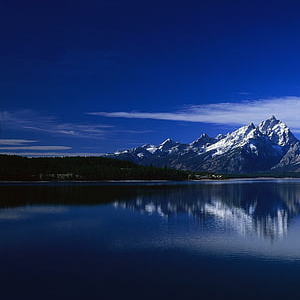
#> input picture input_part2/0.jpg, 300 x 300 px; its folder holds 4 pictures in this run
$ python part2.py
#> lines starting #> are read from the running program, lines starting #| are printed output that depends on the picture; after the words box and inside, x2 and y2 are one past the last pixel; in counts of white or black regions, pixels touching at a corner belong together
import os
import cv2
import numpy as np

def detect_features(image):
    # Detect keypoints and descriptors using SIFT
    sift = cv2.SIFT_create()
    keypoints, descriptors = sift.detectAndCompute(image, None)
    keypoints = np.float32([kp.pt for kp in keypoints])
    return keypoints, descriptors

def match_features(kpA, kpB, descA, descB, ratio=0.75, reproj_thresh=4.0):
    # Match features using BFMatcher and Lowe's ratio test
    matcher = cv2.BFMatcher()
    raw_matches = matcher.knnMatch(descA, descB, 2)
    good_matches = [(m[0].trainIdx, m[0].queryIdx) for m in raw_matches
                    if len(m) == 2 and m[0].distance < m[1].distance * ratio]

    if len(good_matches) > 4:
        # Find homography using RANSAC
        ptsA = np.float32([kpA[i] for (_, i) in good_matches])
        ptsB = np.float32([kpB[i] for (i, _) in good_matches])
        H, status = cv2.findHomography(ptsA, ptsB, cv2.RANSAC, reproj_thresh)
        return good_matches, H, status

    return None

def draw_matches(imageA, imageB, kpA, kpB, matches, status, max_lines=100):
    # Draw matching lines between images
    hA, wA = imageA.shape[:2]
    hB, wB = imageB.shape[:2]
    result = np.zeros((max(hA, hB), wA + wB, 3), dtype="uint8")
    result[:hA, :wA] = imageA
    result[:hB, wA:] = imageB

    line_count = 0
    for ((train_idx, query_idx), s) in zip(matches, status):
        if s and line_count < max_lines:
            ptA = (int(kpA[query_idx][0]), int(kpA[query_idx][1]))
            ptB = (int(kpB[train_idx][0]) + wA, int(kpB[train_idx][1]))
            cv2.line(result, ptA, ptB, (0, 0, 255), 1)
            line_count += 1

    return result

def crop_image(image):
    # Remove black borders from the stitched image
    gray = cv2.cvtColor(image, cv2.COLOR_BGR2GRAY)
    _, thresh = cv2.threshold(gray, 0, 255, cv2.THRESH_BINARY)
    contours, _ = cv2.findContours(thresh, cv2.RETR_EXTERNAL, cv2.CHAIN_APPROX_SIMPLE)

    if contours:
        x, y, w, h = cv2.boundingRect(contours[0])
        return image[y:y + h - 1, x:x + w - 1]

    return image

def resize_image(image, width):
    # Resize image while maintaining aspect ratio
    h, w = image.shape[:2]
    new_height = int((width / float(w)) * h)
    return cv2.resize(image, (width, new_height), interpolation=cv2.INTER_AREA)

def stitch_images(image1, image2, visualize=False):
    # Stitch two images using feature matching and homography
    kpA, descA = detect_features(image2)
    kpB, descB = detect_features(image1)

    match_result = match_features(kpA, kpB, descA, descB)
    if not match_result:
        print("Not enough keypoints matched.")
        return None

    matches, H, status = match_result
    stitched = cv2.warpPerspective(image2, H, (image2.shape[1] + image1.shape[1], image2.shape[0]))
    stitched[0:image1.shape[0], 0:image1.shape[1]] = image1
    stitched = crop_image(stitched)

    if visualize:
        match_viz = draw_matches(image2, image1, kpA, kpB, matches, status)
        return stitched, match_viz

    return stitched

def process_folder(input_folder, output_folder):
    # Process images in a folder and stitch them sequentially
#> called with input_folder = 'input_part2', output_folder = 'output_part2'
    image_paths = sorted(
        [os.path.join(input_folder, f) for f in os.listdir(input_folder)],
        key=lambda x: int(os.path.splitext(os.path.basename(x))[0])
    )

    if len(image_paths) < 2:
        print("Need at least two images to stitch.")
        return

    base_image = resize_image(cv2.imread(image_paths[0]), width=600)
#> in resize_image, `h, w = image.shape[:2]`: h = 300
#> in resize_image, `new_height = int((width / float(w)) * h)`: new_height = 600
    os.makedirs(output_folder, exist_ok=True)

    for i in range(1, len(image_paths)):
        next_image = resize_image(cv2.imread(image_paths[i]), width=600)
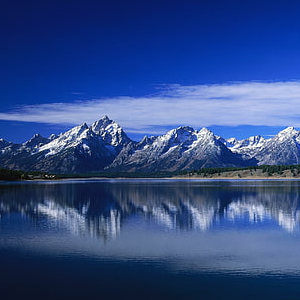
#> input picture input_part2/1.jpg, 300 x 300 px
        result = stitch_images(base_image, next_image, visualize=True)
#> in detect_features, `keypoints, descriptors = sift.detectAndCompute(image, None)`: keypoints = 1013 keypoints; strongest (x, y, size): (450, 287, 2.8), (207, 270, 2.9), (395, 264, 2.8), (169, 292, 5.3)
#> in detect_features, `keypoints = np.float32([kp.pt for kp in keypoints])`: keypoints = 1013 pairs, first value 3.96 to 596.1, second value 160 to 547.3
#> in stitch_images, `kpA, descA = detect_features(image2)`: kpA has the same summary as keypoints in detect_features
#> in detect_features (call 2), `keypoints, descriptors = sift.detectAndCompute(image, None)`: keypoints = 512 keypoints; strongest (x, y, size): (541, 270, 2.9), (252, 303, 2.6), (322, 294, 2.7), (503, 292, 5.3)
#> in stitch_images, `kpB, descB = detect_features(image1)`: kpB = 512 pairs, first value 10.81 to 595.5, second value 210.5 to 472.9
#> in match_features, `raw_matches = matcher.knnMatch(descA, descB, 2)`: raw_matches = 1013 matches
#> in match_features, `good_matches = [(m[0].trainIdx, m[0].queryIdx) for m in raw_matches if..`: good_matches = 384 pairs, first value 31 to 510, second value 0 to 615
#> in match_features, `ptsA = np.float32([kpA[i] for (_, i) in good_matches])`: ptsA = 384 pairs, first value 3.96 to 387.6, second value 168.8 to 473
#> in match_features, `ptsB = np.float32([kpB[i] for (i, _) in good_matches])`: ptsB = 384 pairs, first value 115.4 to 595.5, second value 210.8 to 472.9
#> in match_features, `H, status = cv2.findHomography(ptsA, ptsB, cv2.RANSAC, reproj_thresh)`: H = [[1, -7.99e-06, 334], [0.000185, 1, -0.0696], [5.8e-07, 1.58e-07, 1]]; status = 384 values, max 1 at index 0, min 0 at index 382, mean 0.995
#> in stitch_images, `matches, H, status = match_result`: matches has the same summary as good_matches in match_features
#> in stitch_images, `stitched[0:image1.shape[0], 0:image1.shape[1]] = image1`:
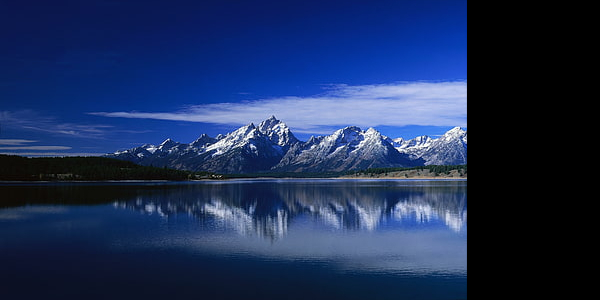
#> stitched: shape (600, 1200, 3) (shown at 1/2 size); mean of channels 0, 1, 2 88.5, 47.4, 29.1; drawn as B, G, R
#> in crop_image, `gray = cv2.cvtColor(image, cv2.COLOR_BGR2GRAY)`:
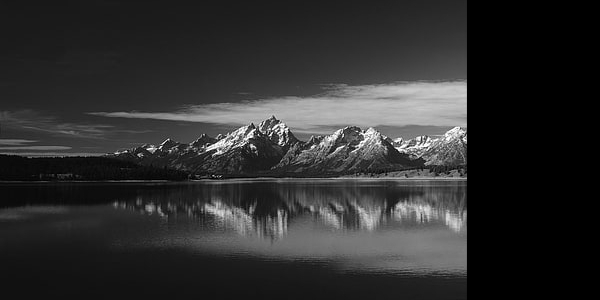
#> gray: shape (600, 1200) (shown at 1/2 size); min 0, max 255, mean 46.6
#> in crop_image, `_, thresh = cv2.threshold(gray, 0, 255, cv2.THRESH_BINARY)`:
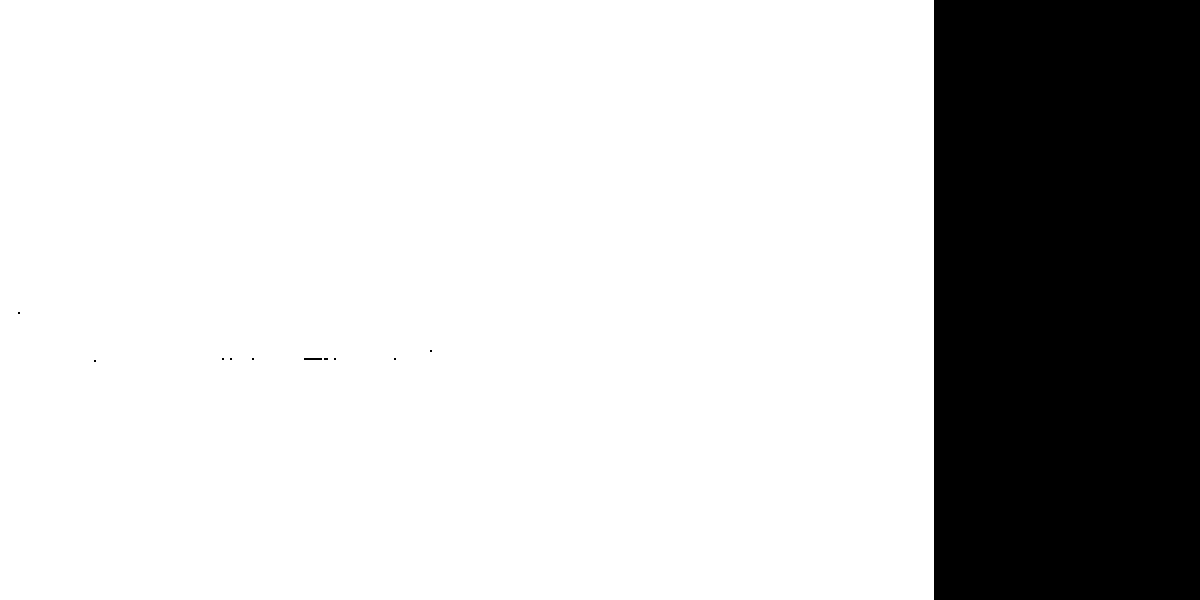
#> thresh: shape (600, 1200); 77.8% white; 11 black regions (9 under 20 px), largest, box (x1, y1, x2, y2) and area: (934, 0, 1200, 600) 159600, (304, 358, 322, 360) 36
#> in crop_image, `contours, _ = cv2.findContours(thresh, cv2.RETR_EXTERNAL, cv2.CHAIN_AP..`: contours = [[[0, 0], [0, 599], [933, 599], [933, 0]]]
#> in crop_image, `x, y, w, h = cv2.boundingRect(contours[0])`: x = 0; w = 934; h = 600
#> in crop_image, `return image[y:y + h - 1, x:x + w - 1]`:
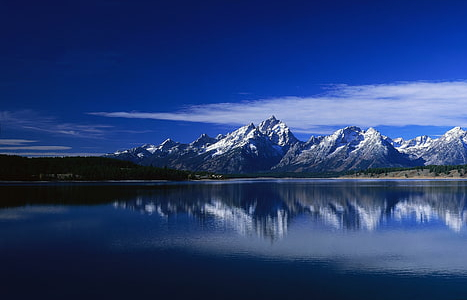
#> returned value: shape (599, 933, 3) (shown at 1/2 size); mean of channels 0, 1, 2 113.9, 60.9, 37.5; drawn as B, G, R
#> in draw_matches, `result[:hB, wA:] = imageB`:
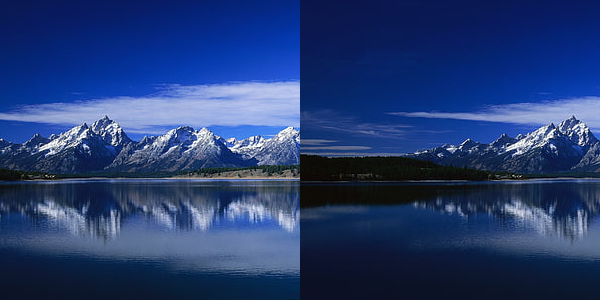
#> result: shape (600, 1200, 3) (shown at 1/2 size); mean of channels 0, 1, 2 113.5, 60.3, 36.8; drawn as B, G, R
#> the loop in draw_matches, `for ((train_idx, query_idx), s) in zip(matches, status):` made 384 passes
#> (train_idx, query_idx, ptA, ptB) on passes 1 to 8: (108, 0, (3, 409), (937, 409)), (109, 1, (10, 331), (944, 331)), (110, 2, (10, 296), (944, 296)), (111, 3, (13, 322), (947, 322)), (112, 4, (16, 417), (950, 417)), (113, 5, (21, 287), (955, 287)), (114, 6, (22, 333), (956, 333)), (118, 7, (29, 293), (963, 293))
#> after the loop in draw_matches, `for ((train_idx, query_idx), s) in zip(matches, status):`:
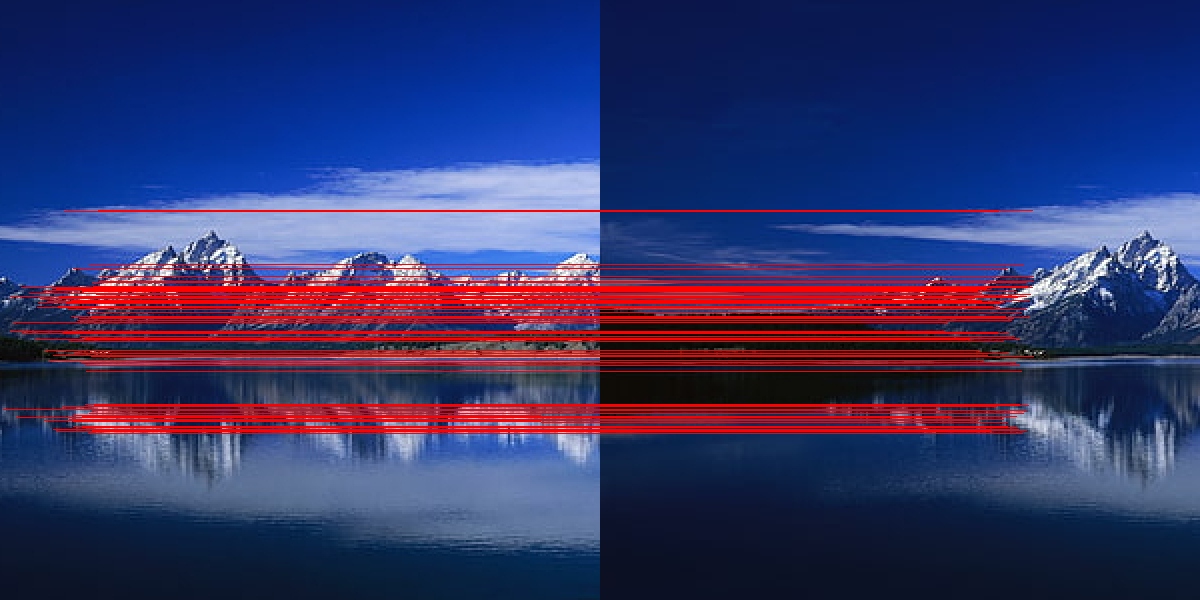
#> result: shape (600, 1200, 3); 8.3% of pixels changed, all inside (x1, y1, x2, y2) = (3, 210, 1034, 434); drawn as B, G, R
#> after the loop in draw_matches, `for ((train_idx, query_idx), s) in zip(matches, status):`: line_count = 100
        if result is None:
            continue
        stitched, match_viz = result
        cv2.imwrite(os.path.join(output_folder, f"match{i}.jpg"), match_viz)
        base_image = stitched
#> pass 2 of the loop in process_folder, `for i in range(1, len(image_paths)):`:
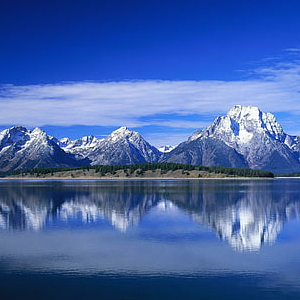
#> input picture input_part2/2.jpg, 300 x 300 px
#> in detect_features (call 3), `keypoints, descriptors = sift.detectAndCompute(image, None)`: keypoints = 1144 keypoints; strongest (x, y, size): (116, 287, 2.8), (61, 264, 2.8), (553, 276, 3), (550, 252, 2.8)
#> in detect_features (call 4), `keypoints, descriptors = sift.detectAndCompute(image, None)`: keypoints = 1145 keypoints; strongest (x, y, size): (784, 287, 2.7), (541, 270, 2.9), (729, 264, 2.8), (252, 303, 2.6)
#> raw_matches = 1144 matches
#> gray: shape (600, 1533)
#> in crop_image (call 2), `_, thresh = cv2.threshold(gray, 0, 255, cv2.THRESH_BINARY)`:
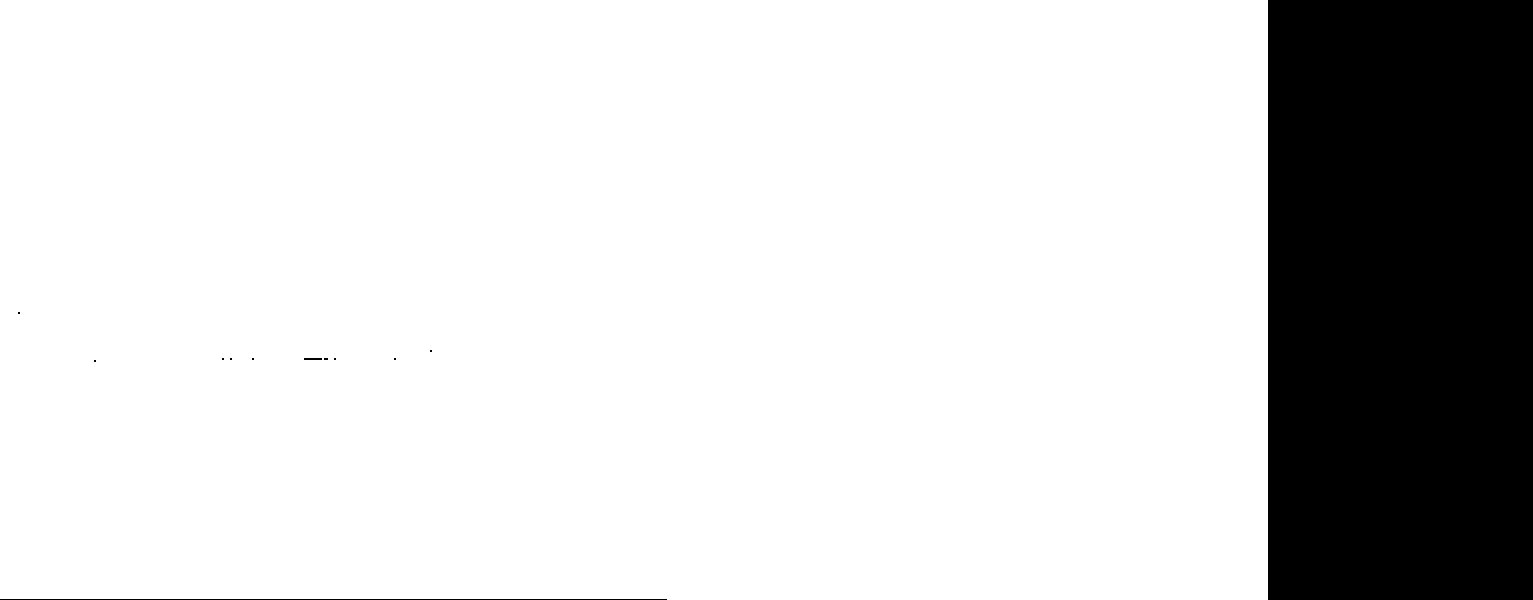
#> thresh: shape (600, 1533); 82.6% white; 12 black regions (9 under 20 px), largest, box (x1, y1, x2, y2) and area: (1268, 0, 1533, 600) 159000, (0, 599, 667, 600) 667, (304, 358, 322, 360) 36
#> contours = 1 item
#> in crop_image (call 2), `x, y, w, h = cv2.boundingRect(contours[0])`: w = 1268
#> the loop in draw_matches (call 2), `for ((train_idx, query_idx), s) in zip(matches, status):` made 434 passes
#> (train_idx, query_idx, ptA, ptB) on passes 1 to 4: (613, 1, (4, 311), (1272, 311)), (620, 6, (7, 418), (1275, 418)), (621, 8, (7, 264), (1275, 264)), (628, 10, (9, 261), (1277, 261))
#> after the loop in draw_matches (call 2), `for ((train_idx, query_idx), s) in zip(matches, status):`:
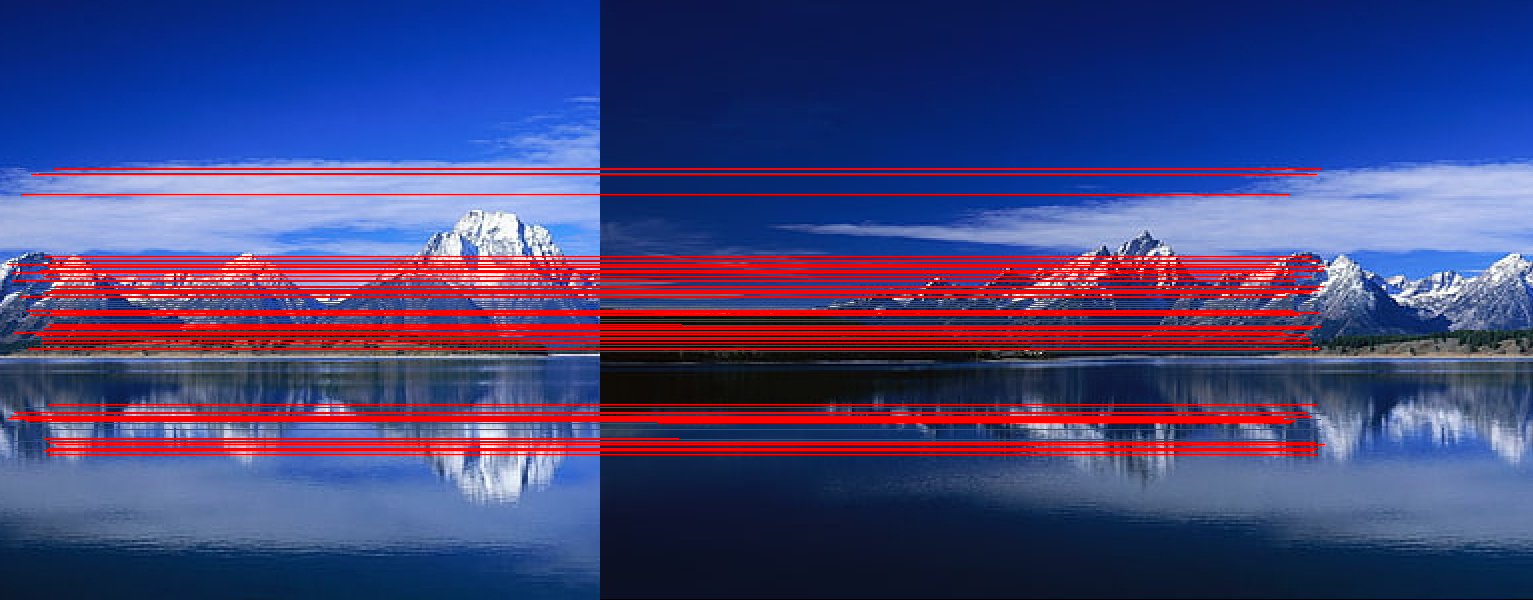
#> result: shape (600, 1533, 3); mean of channels 0, 1, 2 121.2, 67.8, 69; drawn as B, G, R
#> after the loop in draw_matches (call 2), `for ((train_idx, query_idx), s) in zip(matches, status):`: line_count = 100
#> pass 3 of the loop in process_folder, `for i in range(1, len(image_paths)):`:
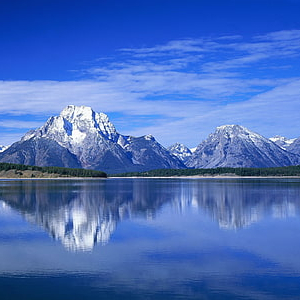
#> input picture input_part2/3.jpg, 300 x 300 px
#> in detect_features (call 5), `keypoints, descriptors = sift.detectAndCompute(image, None)`: keypoints = 961 keypoints; strongest (x, y, size): (219, 276, 3), (216, 252, 2.8), (213, 263, 3.1), (257, 279, 3)
#> in detect_features (call 6), `keypoints, descriptors = sift.detectAndCompute(image, None)`: keypoints = 1889 keypoints; strongest (x, y, size): (784, 287, 2.7), (541, 270, 2.9), (729, 264, 2.8), (252, 303, 2.6)
#> raw_matches = 961 matches
#> gray: shape (600, 1867)
#> in crop_image (call 3), `_, thresh = cv2.threshold(gray, 0, 255, cv2.THRESH_BINARY)`:
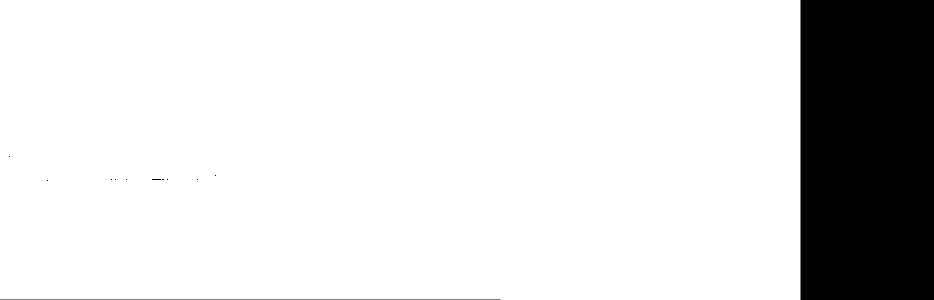
#> thresh: shape (600, 1867) (shown at 1/2 size); 85.7% white; 12 black regions (9 under 20 px), largest, box (x1, y1, x2, y2) and area: (1601, 0, 1867, 600) 159600, (0, 599, 1001, 600) 1001, (304, 358, 322, 360) 36
#> in crop_image (call 3), `x, y, w, h = cv2.boundingRect(contours[0])`: w = 1601
#> the loop in draw_matches (call 3), `for ((train_idx, query_idx), s) in zip(matches, status):` made 395 passes
#> (train_idx, query_idx, ptA, ptB) on passes 1 to 4: (1279, 2, (4, 313), (1605, 313)), (1281, 3, (6, 342), (1608, 342)), (1282, 5, (6, 337), (1608, 337)), (1286, 8, (7, 298), (1609, 298))
#> after the loop in draw_matches (call 3), `for ((train_idx, query_idx), s) in zip(matches, status):`:
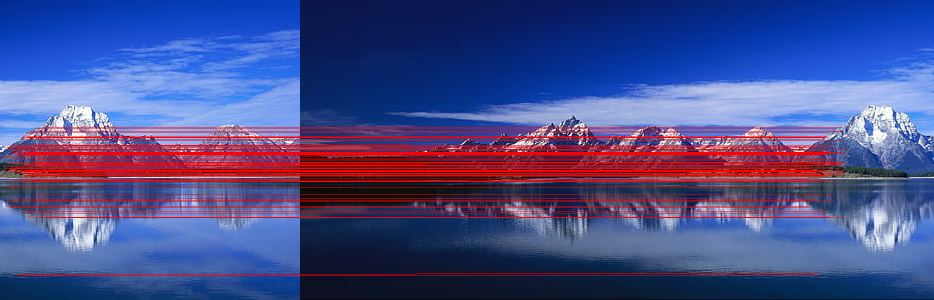
#> result: shape (600, 1867, 3) (shown at 1/2 size); mean of channels 0, 1, 2 137.2, 77.5, 73.1; drawn as B, G, R

    cv2.imwrite(os.path.join(output_folder, "panorama.jpg"), base_image)

if __name__ == "__main__":
    if not os.path.exists("output_part2"):
        os.mkdir("output_part2")
    process_folder("input_part2", "output_part2")
